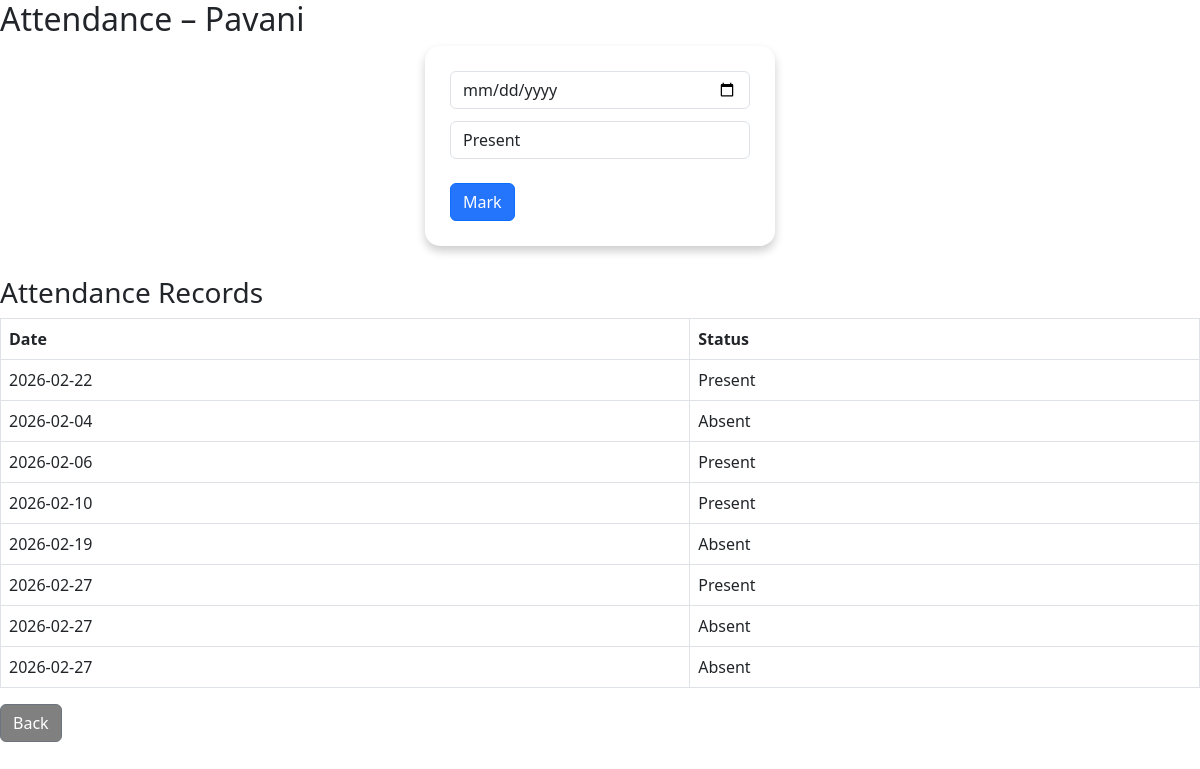
The page /attendance/1 on the database its author committed.
### tables this page shows
CREATE TABLE attendance(
    id INTEGER PRIMARY KEY AUTOINCREMENT,
    student_id INTEGER,
    date TEXT,
    status TEXT,
    FOREIGN KEY(student_id) REFERENCES students(id)
);

### app.py (the view, shortened to what this page needs)
@app.route("/attendance/<int:id>", methods=["GET", "POST"])
def attendance(id):
    con = sqlite3.connect("students.db")
    cur = con.cursor()
    cur.execute("SELECT * FROM attendance WHERE student_id=?", (id,))
    records = cur.fetchall()
    cur.execute("SELECT name FROM students WHERE id=?", (id,))
    student = cur.fetchone()
    con.close()
    return render_template("attendance.html", records=records, student=student, sid=id)

### templates/attendance.html (shortened to what this page needs)
<!DOCTYPE html>
<html>
<head>
    <link rel="stylesheet" href="/static/style.css">
    <link rel="stylesheet"
    href="https://cdn.jsdelivr.net/npm/bootstrap@5.3.0/dist/css/bootstrap.min.css">
</head>
<body>
<h2>Attendance – {{ student[0] }}</h2>
<form method="POST" class="form">
    <input class="form-control" type="date" name="date" required>
    <select name="status" class="form-control" style="margin-top:10px;" required>
        <option>Present</option>
    </select>
    <button class="btn btn-primary" type="submit" style="margin-top:12px;">Mark</button>
</form>
<h3 style="margin-top:30px;">Attendance Records</h3>
<table class="table table-bordered">
    <tr>
        <th>Date</th>
        <th>Status</th>
    </tr>
    {% for r in records %}
    <tr>
        <td>{{ r[2] }}</td>
        <td>{{ r[3] }}</td>
    </tr>
    {% endfor %}
</table>
<a class="btn btn-secondary" href="/view">Back</a>
</body>
</html>

### static/style.css (style rules this page uses)
body { font-family: Arial, sans-serif; text-align: center; background: #f2f2f2; margin: 0; padding: 0; }
h1, h2, h3 { font-weight: 700; margin-bottom: 20px; }
.form { width: 350px; background: white; padding: 25px; border-radius: 15px; margin: auto; box-shadow: 0px 5px 10px rgba(0,0,0,0.2); }
.form-control { margin-bottom: 12px; }
table { width: 90%; margin: auto; }
.btn-primary { background-color: #2575fc !important; }
.btn-secondary { background-color: gray !important; }

### rows shown on the page
attendance: date "2026-02-22", status "Present"
attendance: date "2026-02-04", status "Absent"
attendance: date "2026-02-06", status "Present"
attendance: date "2026-02-10", status "Present"
attendance: date "2026-02-19", status "Absent"
attendance: date "2026-02-27", status "Present"
attendance: date "2026-02-27", status "Absent"
attendance: date "2026-02-27", status "Absent"
